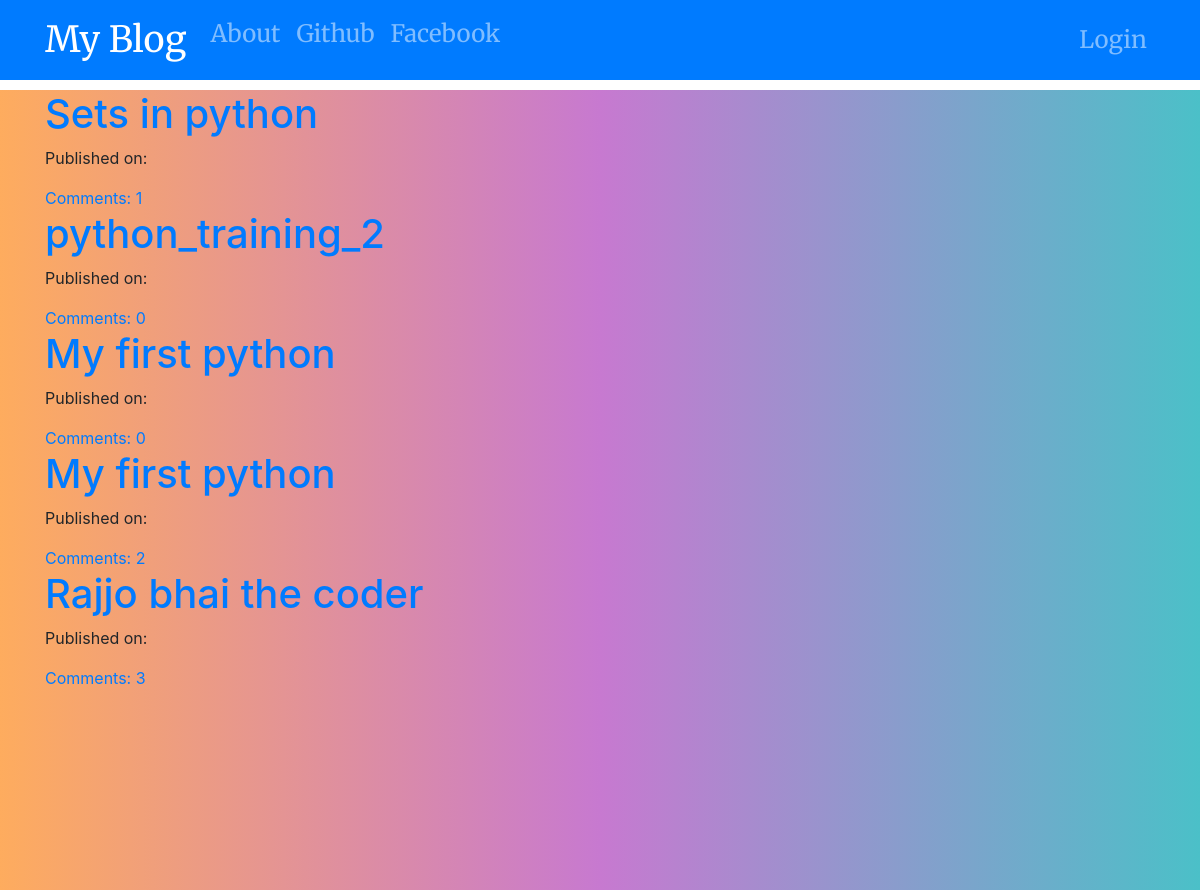
The page / on the database its author committed.
### blog/models.py (models this page shows, shortened)
class Post(models.Model):
    author = models.ForeignKey('auth.User',on_delete=models.CASCADE)
    title = models.CharField(max_length=250)
    text = models.TextField()
    created_date = models.DateTimeField(default=timezone.now())
    published_date = models.DateTimeField(blank=True, null=True)
    def approve_comments(self):
        return self.comments.filter(approved_comment=True)

### blog/views.py (the view)
# urls.py: url(r'^$',views.PostListView.as_view(),name='post_list'),
class PostListView(ListView):
    model = Post
    def get_queryset(self):
        return Post.objects.filter(published_date__lte=timezone.now()).order_by('-published_date')

### blog/templates/blog/post_list.html
{% extends 'blog/base.html' %}
{% block content %}
<div class="centerstage">
    {% for post in post_list %}
    <div class="post">
        <h1><a href="{% url 'post_detail' pk=post.pk %}">{{ post.title}}</a></h1>
        <div class="date">
            <p>Published on: {{post.published|date:"D M Y"}}</p>
        </div>
        <a href="{% url 'post_detail' pk=post.pk %}">Comments: {{ post.approve_comments.count }}</a>
    </div>
    {% endfor %}
</div>
{% endblock %}

### blog/templates/blog/base.html (shortened to what this page needs)
<!DOCTYPE html>
{% load static %}
<html lang="en">
<head>
    <link rel="stylesheet" href="https://stackpath.bootstrapcdn.com/bootstrap/4.5.0/css/bootstrap.min.css">
            <link rel="stylesheet" href="{% static 'css/blog.css'%}">
</head>
<body >
  <nav class="navbar navbar-expand-lg navbar-dark bg-primary techfont custom-navbar">
    <div class="container">
        <ul class="nav navbar-nav">
        <li class="nav-item"><a class="navbar-brand bigbrand" href="{% url 'post_list' %}">My Blog</a></li>
        <li class="nav-item"><a class="nav-link" href="{% url 'about' %}">About</a></li>
        <li class="nav-item"><a class="nav-link" href="https://www.github.com">Github</a></li>
        <li class="nav-item"><a  class="nav-link" href="https://www.facebook.com">Facebook</a></li>
        </ul>
        <ul class="nav navbar-nav navbar-right">
            {% if user.is_authenticated %}
            <li>
                <a class="nav-link" href="{% url 'post_new'%}">New Post</a>
            </li>
            <li>
                <a class="nav-link" href="{% url 'post_draft_list'%}">Drafts</a>
            </li>
            <li>
                <a class="nav-link" href="{% url 'logout'%}">Log Out</a>
            </li>
            <li>
                <a> Welcome : {{user.username}}</a>
            </li>
            {% else %}
            <li><a class="nav navbar-right nav-link" href="{% url 'login' %}">Login</a></li>
            {% endif %}
        </ul>
    </div>
  </nav>
  <div class="content  wrapper">
    <div class="container">
        <div class="row ">
            <div class="col-md-8">
                <div class="blog_posts">
                    {% block content %}
                    {% endblock %}
                </div>
            </div>
        </div>
    </div>
  </div>
</body>
</html>

### blog/static/css/blog.css (style rules this page uses)
.techfont { font-family: 'Merriweather', serif; font-size: 1.5em; margin-bottom: 10px; }
.bigbrand { font-size: 1.5em; }
.centerstage { margin-left: auto; margin-right: auto; }
.wrapper { background: linear-gradient(to right, #feac5e, #c779d0, #4bc0c8); height: 100vh; }

### rows shown on the page
Post: title "Sets in python", approve_comments.count "1"
Post: title "python_training_2", approve_comments.count "0"
Post: title "My first python", approve_comments.count "0"
Post: title "My first python", approve_comments.count "2"
Post: title "Rajjo bhai the coder", approve_comments.count "3"
